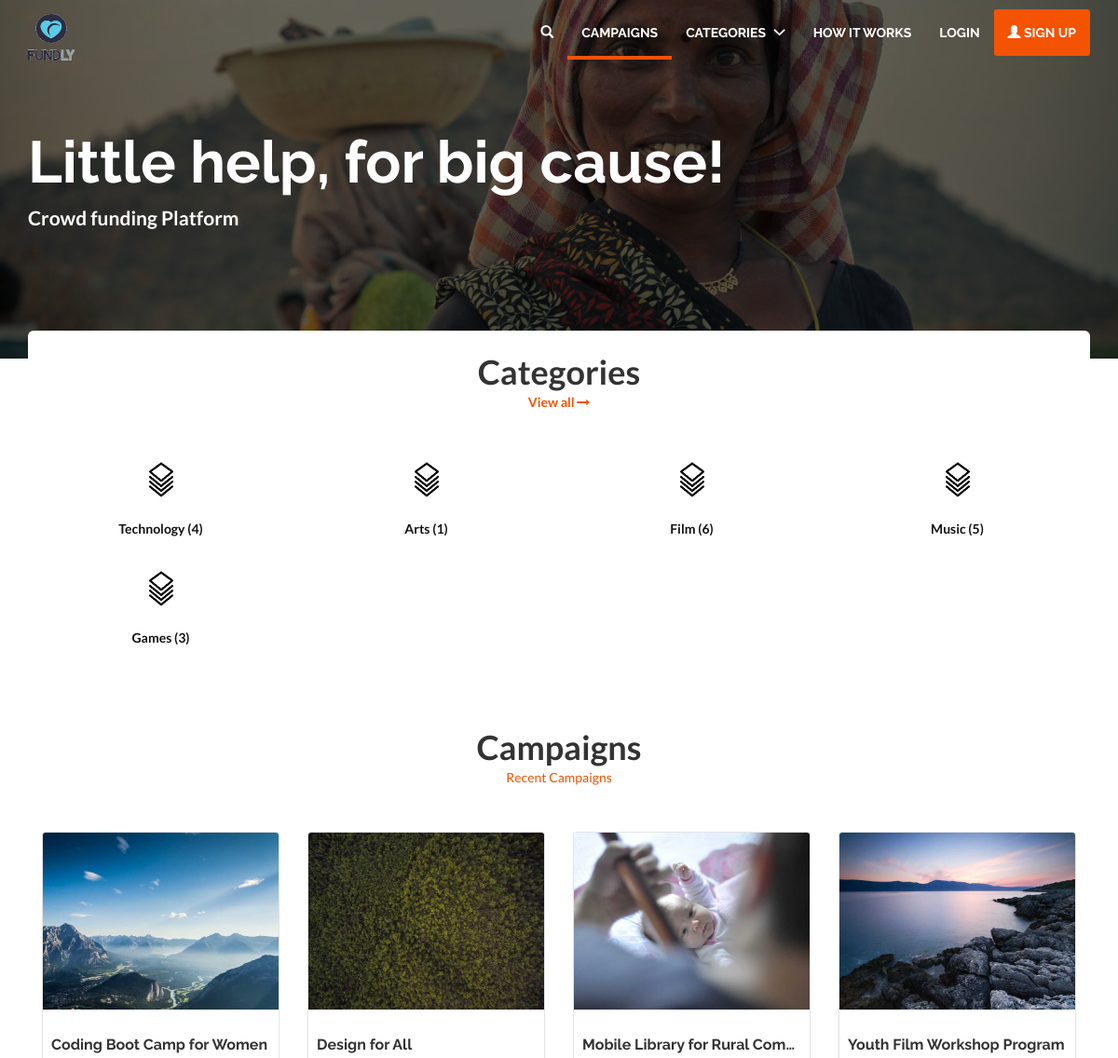
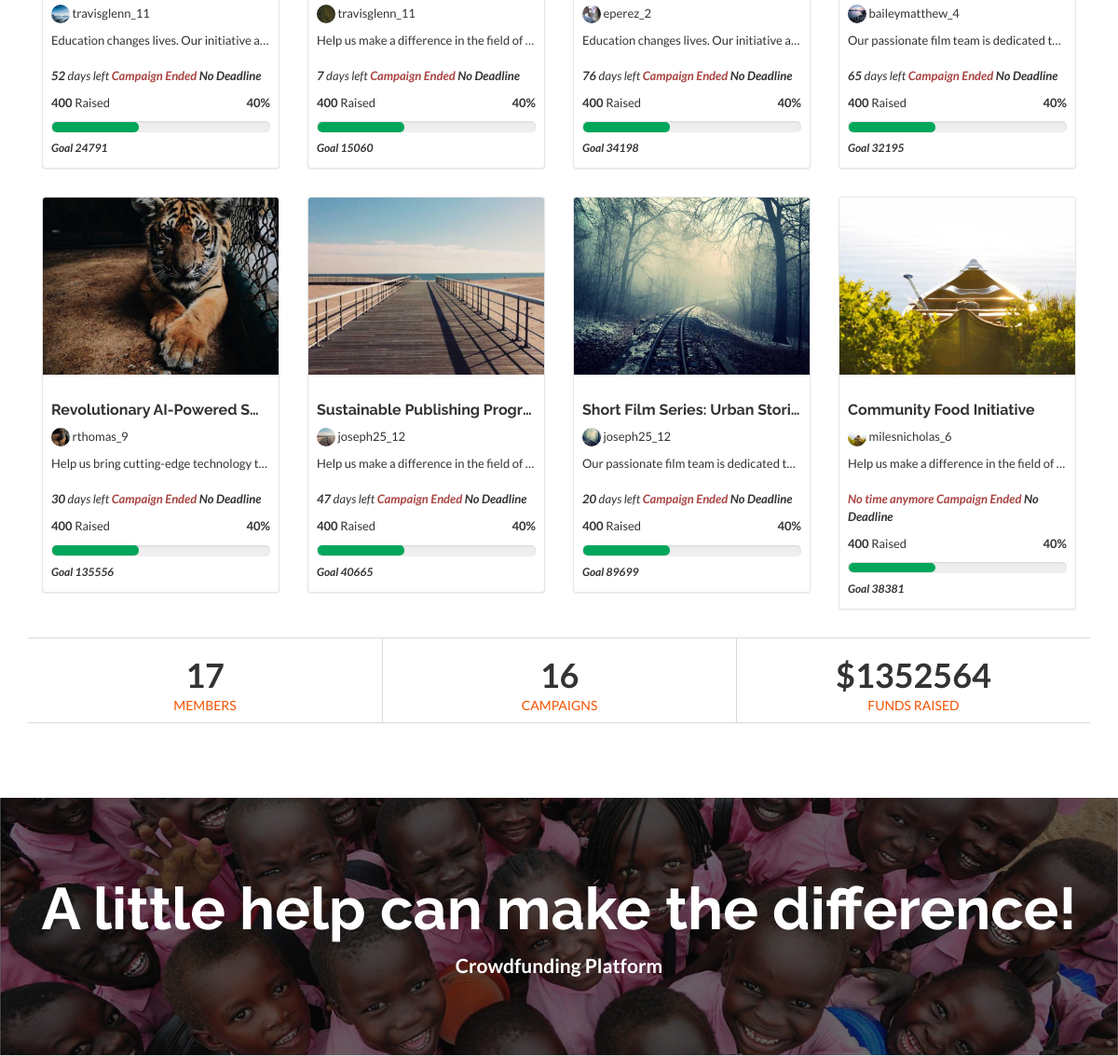
/ (upper part), run on an earlier commit of the app's database (2 pictures, top to bottom).
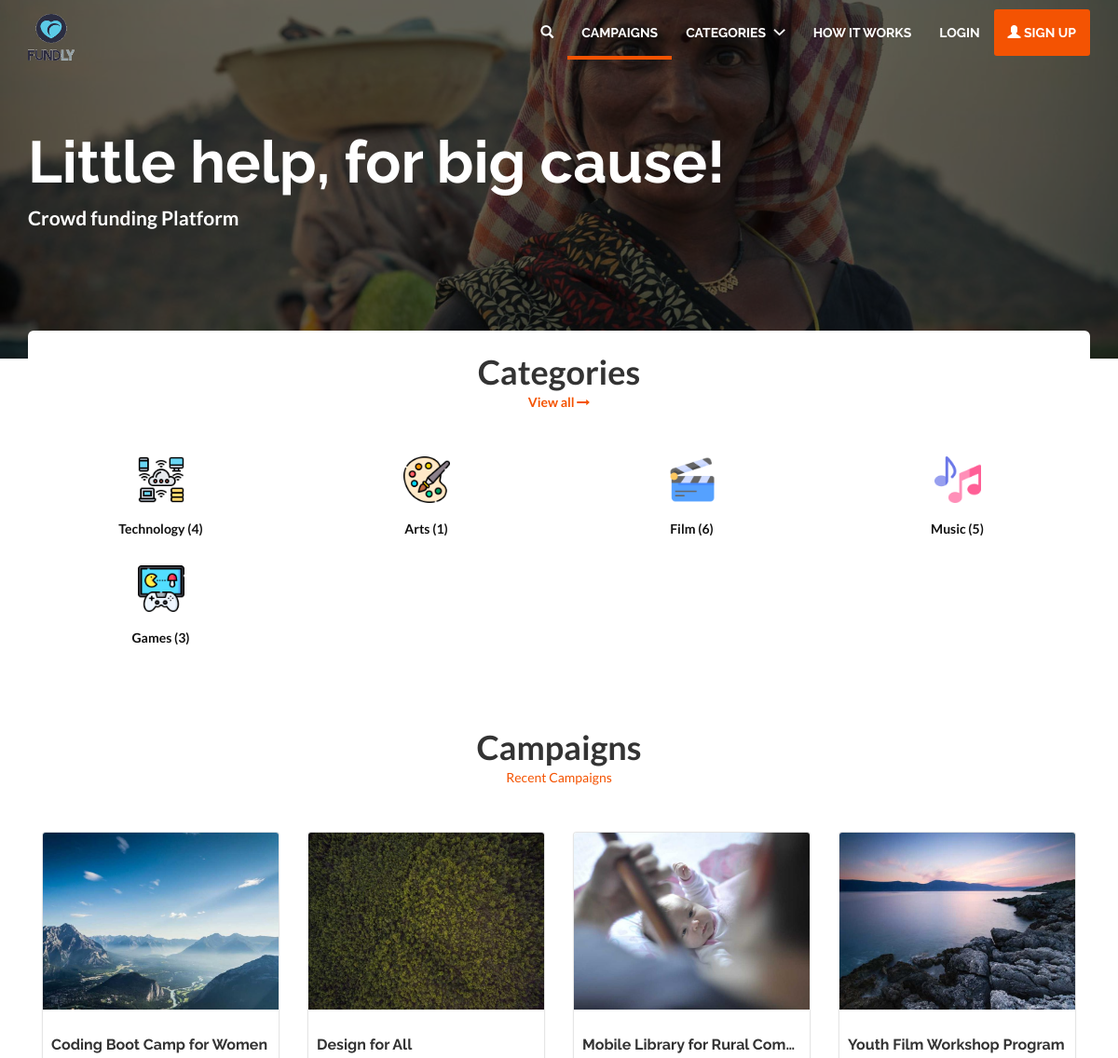
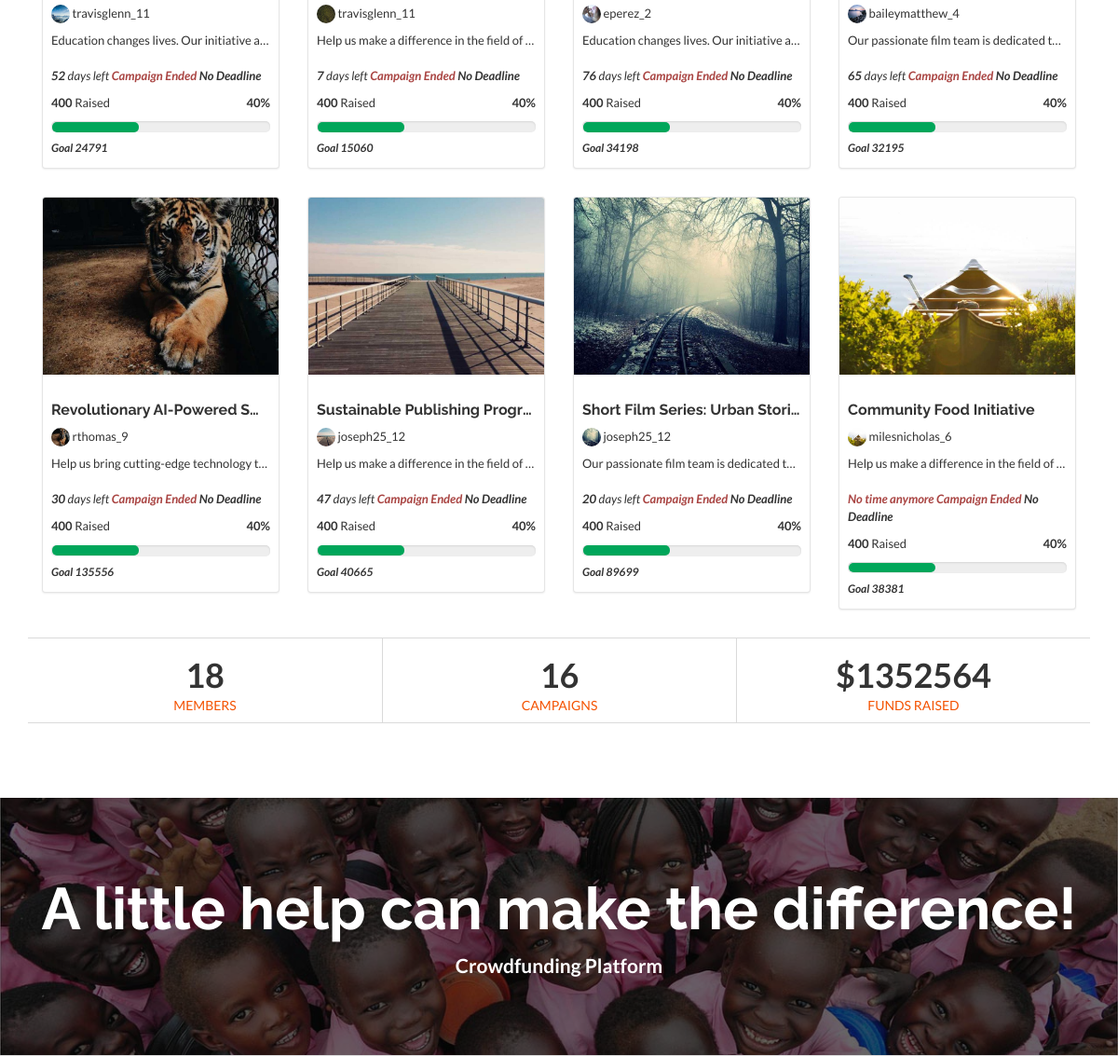
And on a later commit of the database (2 pictures, top to bottom).
### core/models.py (models this page shows, shortened)
class Category(models.Model):
    name = models.CharField(max_length=50, unique=True)
    slug = models.CharField(max_length=100, unique=True)
    image = models.ImageField(upload_to='categories', default="default.png")
    @property
    def category_image(self):
        if self.image:
            return self.image.url
        return "/media/categories/default.png"

### core/views.py (the view)
# urls.py: path('', HomeView.as_view(), name="home"),
class HomeView(ListView):
    model = Campaign
    template_name = "home.html"
    context_object_name = "campaigns"
    def get_queryset(self):
        return Campaign.objects.filter(
            status="active"
        ).prefetch_related(
            "user"
        ).order_by(
            '-date'
        )[:8]
    def get_context_data(self, **kwargs):
        context = super().get_context_data(**kwargs)
        context["total_campaigns"] = Campaign.objects.filter(status="pending").count()
        context["fund_raised"] = Donation.objects.filter(approved=True).aggregate(Sum("donation"))
        context["members"] = User.objects.count()
        return context

### campaign/models.py (called while the page is built)
    def image_url(self):
        return self.image.url if self.image else "https://placehold.co/600x400?text=No+Image"

    def days_remaining(self):
        delta = self.deadline - datetime.now().date()
        return delta.days

### core/context_processors.py (called while the page is built)
def categories(request):
    cats = Category.objects.prefetch_related("campaign_set").all()[:5]
    return {'categories': cats}

### templates/home.html (shortened to what this page needs)
{% extends 'base.html' %}
{% load static %}
{% block content %}
    <div class="jumbotron index-header jumbotron_set jumbotron-cover session-active-cover">
        <div class="container wrap-jumbotron position-relative">
            <h1 class="title-site txt-left" id="titleSite">Little help, for big cause!</h1>
            <p class="subtitle-site txt-left"><strong>Crowd funding Platform</strong></p>
        </div>
    </div>
    <div class="container margin-bottom-40">
        <div class="col-md-12 btn-block margin-bottom-40 head-home">
            <h1 class="btn-block text-center class-montserrat margin-bottom-zero none-overflow">Categories</h1>
            <h5 class="btn-block text-center class-montserrat subtitle-color">
                <a href="{% url 'core:categories' %}">
                    <strong>View all <i class="fa fa-long-arrow-right"></i></strong>
                </a>
            </h5>
        </div>
        {% for category in categories %}
            <div class="col-lg-3 col-md-6 col-sm-6 col-xs-12 row-margin-20 text-center">
                <a href="{% url 'core:campaigns-by-category' category.id %}">
                    <img class="img-responsive custom-rounded center-block"
                         src="{{ category.category_image }}"
                         alt="{{ category.name }}"
                         style="height: 50px; width: 50px;">
                </a>
                <h1 class="title-services">
                    <a href="{% url 'core:campaigns-by-category' category.id %}">
                        {{ category.name }} ({{ category.campaign_set.count }})
                    </a>
                </h1>
            </div>
        {% endfor %}
    </div>
    {% if campaigns.count > 0 %}
        <div class="container margin-bottom-40">
            <div class="col-md-12 btn-block margin-bottom-40">
                <h1 class="btn-block text-center class-montserrat margin-bottom-zero none-overflow">Campaigns</h1>
                <h5 class="btn-block text-center class-montserrat subtitle-color">Recent Campaigns</h5>
            </div>
            <div class="margin-bottom-30">
                {% for campaign in campaigns %}
                    {% include "includes/campaign.html" with campaign=campaign %}
                {% endfor %}
            </div>
            <div class="row margin-bottom-40">
                <div class="container">
                    <div class="col-md-4 border-stats">
                        <h1 class="btn-block text-center class-montserrat margin-bottom-zero none-overflow"><span
                                class=".numbers-with-commas counter">{{ members }}</span>
                        </h1>
                        <h5 class="btn-block text-center class-montserrat subtitle-color text-uppercase">Members</h5>
                    </div>
                    <div class="col-md-4 border-stats">
                        <h1 class="btn-block text-center class-montserrat margin-bottom-zero none-overflow">
                            <span class=".numbers-with-commas counter">{{ total_campaigns }}</span>
                        </h1>
                        <h5 class="btn-block text-center class-montserrat subtitle-color text-uppercase">CAMPAIGNS</h5>
                    </div>
                    <div class="col-md-4 border-stats">
                        <h1 class="btn-block text-center class-montserrat margin-bottom-zero none-overflow">
                            ${{ fund_raised.donation__sum }}</h1>
                        <h5 class="btn-block text-center class-montserrat subtitle-color text-uppercase">
                            FUNDS RAISED</h5>
                    </div>
                </div>
            </div>
        </div>
    {% endif %}
    <div class="jumbotron jumbotron-bottom margin-bottom-zero jumbotron-cover">
        <div class="container wrap-jumbotron position-relative">
            <h1 class="title-site">A little help can make the difference!</h1>
            <p class="subtitle-site txt-center"><strong>Crowdfunding Platform</strong></p>
        </div>
    </div>
{% endblock %}

What changed in the data, as far as the page shows it:
changed Category "Technology": category_image: picture added in place of a placeholder
changed Category "Arts": category_image: picture added in place of a placeholder
changed Category "Film": category_image: picture added in place of a placeholder
changed Category "Music": category_image: picture added in place of a placeholder
changed Category "Games": category_image: picture added in place of a placeholder
Also different on the page:
{{ members }}: "17" → "18"
